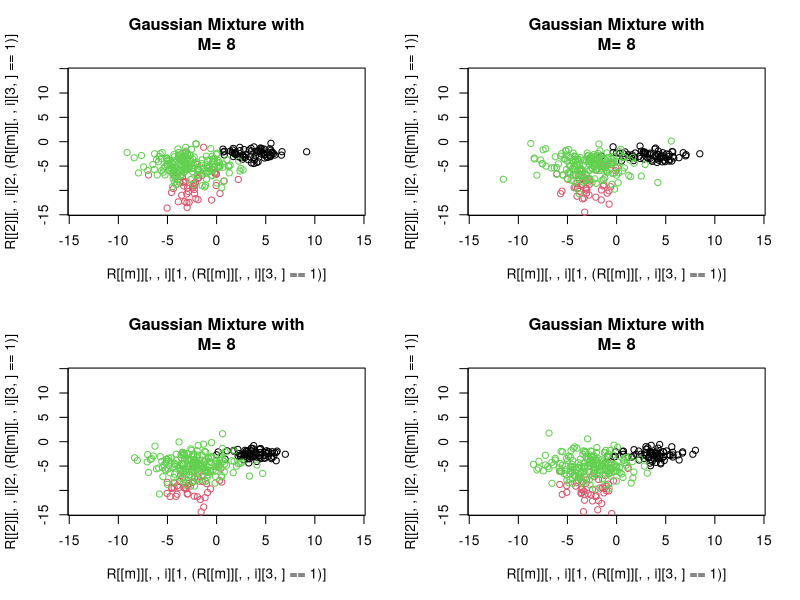
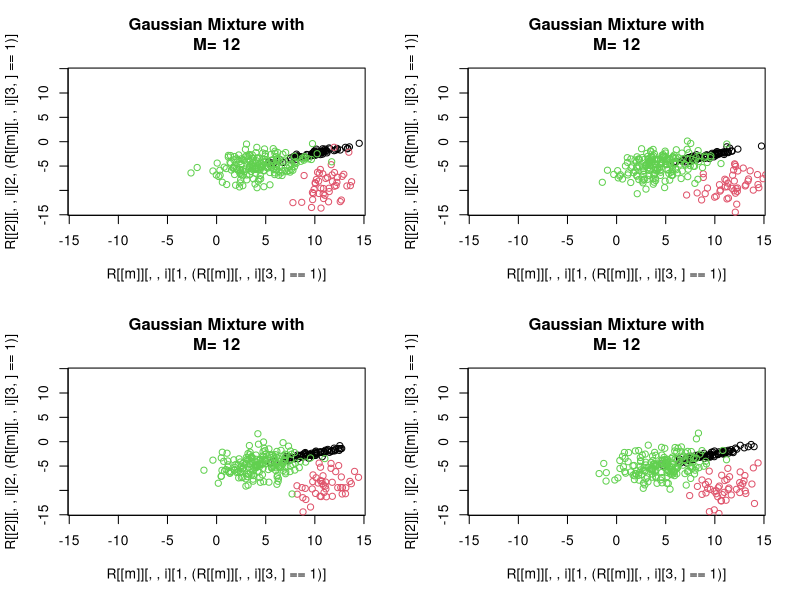

These figures' R source, in order:
library(gtools) 
mix = rdirichlet(1,c(1,1,1))
M = list(8, 12)
mu = lapply(M, function(m) matrix(runif(6, -m, m),ncol=3))
A = replicate(3, matrix(runif(4, -2, 2),nrow=2), simplify = F)

N = 300
S = 4 #number of samples to generate
d = 2 #2-dimensional Gaussian components
Z <- sample(seq(3), size = N, replace = T, prob = mix)

R <- lapply(1:length(M), function(m) replicate(S, sapply(Z, function(i) c(mu[[m]][,i] + t(A[[i]])%*%rnorm(d, 0, 1), i), simplify = T), simplify = "array"))
R <- lapply(1:length(M), function(m) replicate(S, sapply(Z, function(i) c(mu[[m]][,i] + t(A[[i]])%*%rnorm(d, 0, 1), i), simplify = T), simplify = "array"))



class(R)
class(R[[1]])
sapply(R, dim)
apply(R[[1]], 3, dim)
R[[1]][,,1][3,] #this shows the third row of the first matrix in the first array entry of list R.

for(m in 1:length(M)){
#   pdf(paste("plot", m, ".pdf", sep = ""))
  par(mfrow=c(2,2))
  for(i in 1:S){
    plot(R[[m]][,,i][1,(R[[m]][,,i][3,]==1)], R[[2]][,,i][2,(R[[m]][,,i][3,]==1)],
         xlim=c(-14,14), ylim=c(-14,14), col=1, main=paste("Gaussian Mixture with
M=", M[[m]]))
    points(R[[m]][,,i][1,(R[[m]][,,i][3,]==2)], R[[2]][,,i][2,(R[[m]][,,i][3,]==2)], col=2)
    points(R[[m]][,,i][1,(R[[m]][,,i][3,]==3)], R[[2]][,,i][2,(R[[m]][,,i][3,]==3)], col=3)
  }
  print("heelow")
}

